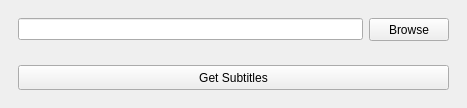
<?xml version="1.0" encoding="UTF-8"?>
<ui version="4.0">
 <class>MainWindow</class>
 <widget class="QMainWindow" name="MainWindow">
  <property name="geometry">
   <rect>
    <x>0</x>
    <y>0</y>
    <width>467</width>
    <height>108</height>
   </rect>
  </property>
  <property name="windowTitle">
   <string>MainWindow</string>
  </property>
  <widget class="QWidget" name="centralwidget">
   <layout class="QVBoxLayout" name="verticalLayout">
    <item>
     <widget class="QFrame" name="EditFrame">
      <layout class="QHBoxLayout" name="horizontalLayout">
       <item>
        <widget class="QLineEdit" name="lineEdit">
         <property name="minimumSize">
          <size>
           <width>0</width>
           <height>22</height>
          </size>
         </property>
        </widget>
       </item>
       <item>
        <widget class="QPushButton" name="btnBrowse">
         <property name="minimumSize">
          <size>
           <width>0</width>
           <height>23</height>
          </size>
         </property>
         <property name="text">
          <string>Browse</string>
         </property>
         <property name="autoDefault">
          <bool>true</bool>
         </property>
         <property name="default">
          <bool>false</bool>
         </property>
        </widget>
       </item>
      </layout>
     </widget>
    </item>
    <item>
     <widget class="QStackedWidget" name="stackedWidget">
      <property name="sizePolicy">
       <sizepolicy hsizetype="Preferred" vsizetype="Minimum">
        <horstretch>0</horstretch>
        <verstretch>0</verstretch>
       </sizepolicy>
      </property>
      <property name="currentIndex">
       <number>0</number>
      </property>
      <widget class="QWidget" name="page">
       <layout class="QHBoxLayout" name="horizontalLayout_3">
        <item>
         <widget class="QPushButton" name="btnSub">
          <property name="minimumSize">
           <size>
            <width>0</width>
            <height>25</height>
           </size>
          </property>
          <property name="text">
           <string>Get Subtitles</string>
          </property>
          <property name="autoDefault">
           <bool>true</bool>
          </property>
          <property name="default">
           <bool>false</bool>
          </property>
          <property name="flat">
           <bool>false</bool>
          </property>
         </widget>
        </item>
       </layout>
      </widget>
      <widget class="QWidget" name="page_2">
       <property name="enabled">
        <bool>true</bool>
       </property>
       <layout class="QHBoxLayout" name="horizontalLayout_2">
        <item>
         <widget class="QPushButton" name="btnAlt">
          <property name="minimumSize">
           <size>
            <width>0</width>
            <height>25</height>
           </size>
          </property>
          <property name="text">
           <string>Get Alternate Subtitles</string>
          </property>
          <property name="autoDefault">
           <bool>true</bool>
          </property>
          <property name="default">
           <bool>false</bool>
          </property>
          <property name="flat">
           <bool>false</bool>
          </property>
         </widget>
        </item>
        <item>
         <widget class="QPushButton" name="btnFold">
          <property name="minimumSize">
           <size>
            <width>0</width>
            <height>25</height>
           </size>
          </property>
          <property name="text">
           <string>Open Containing Folder</string>
          </property>
          <property name="autoDefault">
           <bool>true</bool>
          </property>
          <property name="default">
           <bool>false</bool>
          </property>
         </widget>
        </item>
       </layout>
      </widget>
     </widget>
    </item>
   </layout>
  </widget>
 </widget>
 <resources/>
 <connections/>
</ui>
